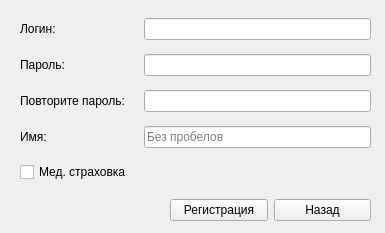
<?xml version="1.0" encoding="UTF-8"?>
<ui version="4.0">
 <class>Registration</class>
 <widget class="QWidget" name="Registration">
  <property name="geometry">
   <rect>
    <x>0</x>
    <y>0</y>
    <width>385</width>
    <height>233</height>
   </rect>
  </property>
  <property name="windowTitle">
   <string>Регистрация пациента</string>
  </property>
  <widget class="QWidget" name="horizontalLayoutWidget">
   <property name="geometry">
    <rect>
     <x>170</x>
     <y>190</y>
     <width>201</width>
     <height>41</height>
    </rect>
   </property>
   <layout class="QHBoxLayout" name="horizontalLayout">
    <item>
     <widget class="QPushButton" name="pushButton_registr">
      <property name="text">
       <string>Регистрация</string>
      </property>
     </widget>
    </item>
    <item>
     <widget class="QPushButton" name="pushButton_back">
      <property name="text">
       <string>Назад</string>
      </property>
     </widget>
    </item>
   </layout>
  </widget>
  <widget class="QWidget" name="verticalLayoutWidget">
   <property name="geometry">
    <rect>
     <x>20</x>
     <y>10</y>
     <width>351</width>
     <height>181</height>
    </rect>
   </property>
   <layout class="QVBoxLayout" name="verticalLayout">
    <item>
     <layout class="QHBoxLayout" name="horizontalLayout_2">
      <item>
       <widget class="QLabel" name="label_login">
        <property name="text">
         <string>Логин:</string>
        </property>
       </widget>
      </item>
      <item>
       <widget class="QLineEdit" name="lineEdit_login">
        <property name="maximumSize">
         <size>
          <width>227</width>
          <height>16777215</height>
         </size>
        </property>
       </widget>
      </item>
     </layout>
    </item>
    <item>
     <layout class="QHBoxLayout" name="horizontalLayout_3">
      <item>
       <widget class="QLabel" name="label_passwd">
        <property name="text">
         <string>Пароль:</string>
        </property>
       </widget>
      </item>
      <item>
       <widget class="QLineEdit" name="lineEdit_passwd">
        <property name="minimumSize">
         <size>
          <width>121</width>
          <height>0</height>
         </size>
        </property>
        <property name="maximumSize">
         <size>
          <width>227</width>
          <height>16777215</height>
         </size>
        </property>
        <property name="echoMode">
         <enum>QLineEdit::Password</enum>
        </property>
       </widget>
      </item>
     </layout>
    </item>
    <item>
     <layout class="QHBoxLayout" name="horizontalLayout_4">
      <item>
       <widget class="QLabel" name="label_passwd2">
        <property name="text">
         <string>Повторите пароль:</string>
        </property>
       </widget>
      </item>
      <item>
       <widget class="QLineEdit" name="lineEdit_passwd2">
        <property name="maximumSize">
         <size>
          <width>227</width>
          <height>16777215</height>
         </size>
        </property>
        <property name="echoMode">
         <enum>QLineEdit::Password</enum>
        </property>
       </widget>
      </item>
     </layout>
    </item>
    <item>
     <layout class="QHBoxLayout" name="horizontalLayout_5">
      <item>
       <widget class="QLabel" name="label_name">
        <property name="text">
         <string>Имя:</string>
        </property>
       </widget>
      </item>
      <item>
       <widget class="QLineEdit" name="lineEdit_name">
        <property name="maximumSize">
         <size>
          <width>227</width>
          <height>16777215</height>
         </size>
        </property>
        <property name="inputMask">
         <string notr="true"/>
        </property>
        <property name="text">
         <string notr="true"/>
        </property>
        <property name="placeholderText">
         <string>Без пробелов</string>
        </property>
       </widget>
      </item>
     </layout>
    </item>
    <item>
     <layout class="QHBoxLayout" name="horizontalLayout_6">
      <item>
       <widget class="QCheckBox" name="checkBox_insurance">
        <property name="text">
         <string>Мед. страховка</string>
        </property>
       </widget>
      </item>
     </layout>
    </item>
   </layout>
  </widget>
 </widget>
 <resources/>
 <connections/>
</ui>
